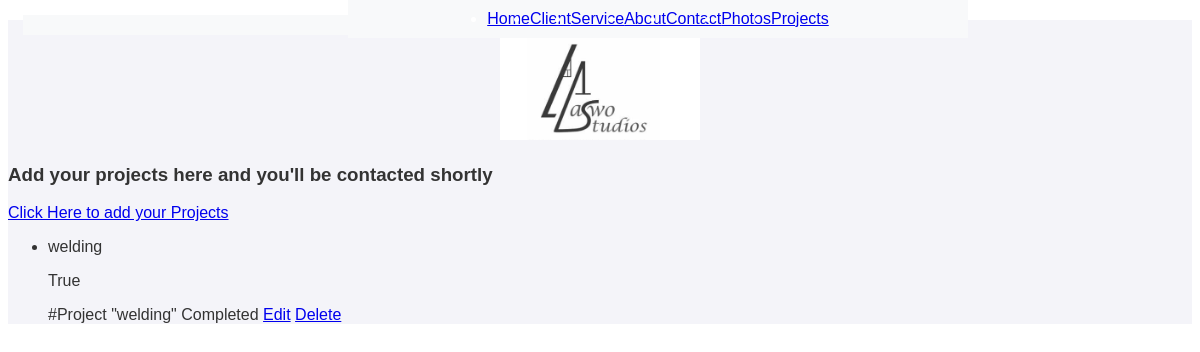
/Laswo/task, run on an earlier commit of the app's database.
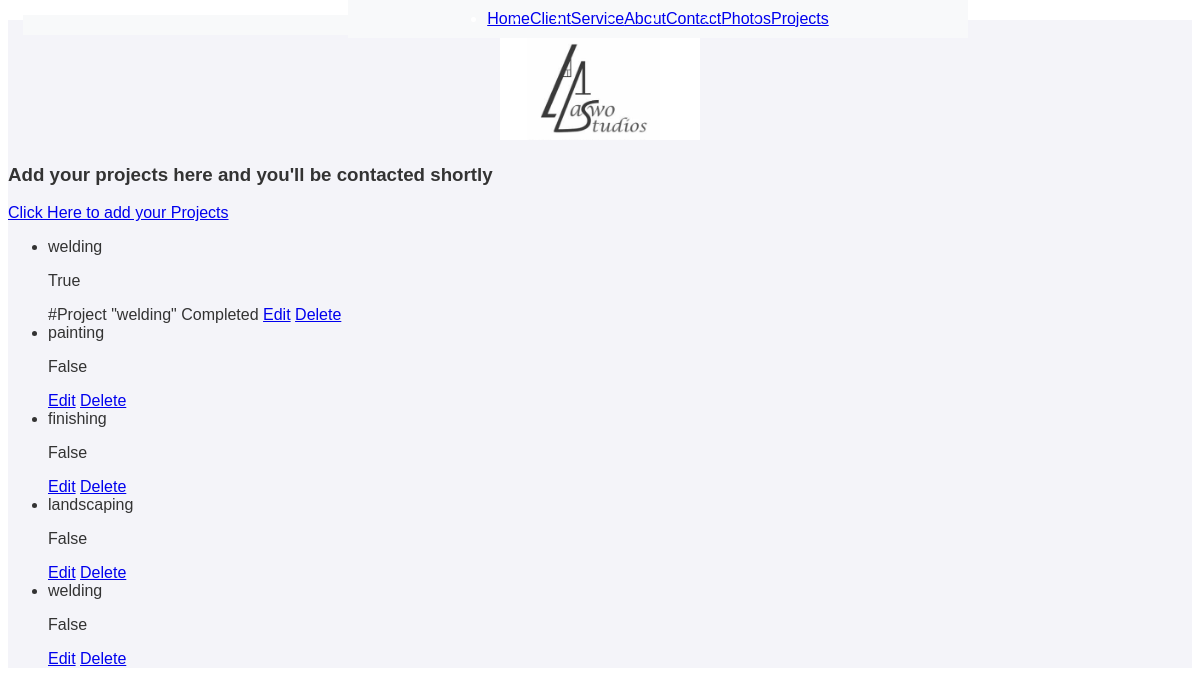
And on a later commit of the database.
### sites/models.py (models this page shows)
class Task(models.Model):
    Project = models.CharField(max_length=100)
    completed = models.BooleanField(default=False)

### sites/views.py (the view)
# urls.py: path('task', task_list, name='task'),
def task_list(request):
    tasks = Task.objects.all()
    return render(request, 'sites/task_list.html', {'tasks': tasks})

### sites/templates/sites/task_list.html (shortened to what this page needs)
<!DOCTYPE html>
{% load static %}
<html lang="en">
<head>
    <link href="../../static/style.css" rel="stylesheet">
</head>
<body>
<div class="row-1">
    <div class="logo">
    <img src="../../static/logo.jpeg" alt="Logo" class="logo-image">
    </div>
<div class="container">
    <nav class="navbar navbar-expand-lg navbar-light bg-light">
            <div class="collapse navbar-collapse" id="navbarNav">
                <ul style="justify-content:center;; display: flex; position: fixed; top: 0;margin: 0 15px; width: 50%; z-index: 1000;padding:10px; background-color: #f8f9fa; align-items: center;" class="navbar-nav ms-auto">
                    <li class="nav-item"><a class="nav-link" href="{% url 'homepage' %}">Home</a></li>
                    <li class="nav-item"><a class="nav-link" href="{% url 'client' %}">Client</a></li>
                    <li class="nav-item"><a class="nav-link" href="{% url 'service' %}">Service</a></li>
                    <li class="nav-item"><a class="nav-link" href="{% url 'about' %}">About</a></li>
                    <li class="nav-item"><a class="nav-link" href="{% url 'contact' %}">Contact</a></li>
                    <li class="nav-item"><a class="nav-link" href="{% url 'photos' %}">Photos</a></li>
                    <li class="nav-item"><a class="nav-link" href="{% url 'task' %}">Projects</a></li>
                </ul>
            </div>
    </nav>
</div>
<div>
<h3>Add your projects here and you'll be contacted shortly</h3>
</div>
<div>
<a href="{%  url 'task_create'  %}">Click Here to add your Projects</a>
</div>
<div>
<ul>
    {% for task in tasks%}
        <li>
            {{task.Project}}
            <p>{{ task.completed}}</p>
            <span>{% if task.completed %} #Project "{{task.Project}}" Completed {% endif %}</span>
              <a type="btn" class="btn btn-warning"
               href="{% url 'task_update' task.pk%}">
                Edit</a>
            <a type="btn" class="btn btn-danger"
               href="{% url 'task_delete' task.pk%}">
                Delete</a>
        </li>
    {% endfor %}
</ul>
</div>
</div>
</body>
</html>

### sites/templates/sites/task_list.html (style rules this page uses)
.container { list-style: none; margin: 15px; color: white; padding: 10px; text-align: center; justify-content:center; display: flex; position: fixed; top: 0; width:50%; z-index: 1000; background-color: #f8f9fa; align-items: center; }
.row-1 { font-family: Arial, sans-serif; background-color: #f4f4f9; margin: 0; padding: 0; color: #333; }
.logo { text-align: center; margin: 20px 0; }
.logo img { max-width: 200px; height: auto; }

What changed in the data, as far as the page shows it:
added Task: Project "painting", completed "False"
added Task: Project "finishing", completed "False"
added Task: Project "landscaping", completed "False"
added Task: Project "welding", completed "False"
